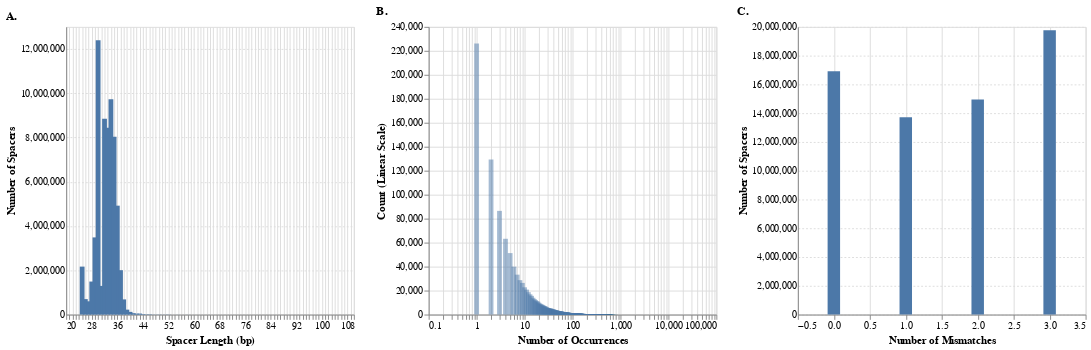

Notebook cell for this chart:
### Code cell
combined_chart

### Figure 1 — Vega-Lite specification as saved in the notebook (floating-point values rounded to 4 significant figures; data arrays with more than 128 entries replaced by an {"elided": "..."} marker saying what was removed)
{"config": {"view": {"continuousWidth": 300, "continuousHeight": 300}, "title": {"anchor": "start"}}, "hconcat": [{"data": {"name": "data-a8b8b0d739d11437005786cc213edbdf"}, "mark": {"type": "bar"}, "encoding": {"x": {"axis": {"grid": true, "tickCount": 100}, "field": "spacer_length", "title": "Spacer Length (bp)", "type": "quantitative"}, "y": {"axis": {"grid": true, "gridDash": [2, 2], "ticks": false, "title": "Number of Spacers"}, "field": "count", "type": "quantitative"}}, "title": "A."}, {"data": {"name": "data-7178956501f072c08d1a4c926ca41658"}, "mark": {"type": "bar", "opacity": 0.5}, "encoding": {"tooltip": [{"field": "n_occurrences", "type": "quantitative"}, {"field": "count", "type": "quantitative"}], "x": {"field": "n_occurrences", "scale": {"type": "log"}, "title": "Number of Occurrences", "type": "quantitative"}, "y": {"field": "count", "title": "Count (Linear Scale)", "type": "quantitative"}}, "title": "B."}, {"data": {"name": "data-dfb3388d3dce605bbf9e46454ad4e2ed"}, "mark": {"type": "bar", "width": 13}, "encoding": {"x": {"axis": {"grid": true, "tickCount": 6}, "field": "mismatches", "title": "Number of Mismatches", "type": "quantitative"}, "y": {"axis": {"grid": true, "gridDash": [2, 2], "ticks": false, "title": "Number of Spacers"}, "field": "count", "type": "quantitative"}}, "title": "C."}], "$schema": "https://vega.github.io/schema/vega-lite/v5.20.1.json", "datasets": {"data-a8b8b0d739d11437005786cc213edbdf": [{"spacer_length": 56, "count": 234}, {"spacer_length": 65, "count": 132}, {"spacer_length": 31, "count": 1294717}, {"spacer_length": 26, "count": 697774}, {"spacer_length": 70, "count": 770}, {"spacer_length": 86, "count": 65}, {"spacer_length": 57, "count": 34}, {"spacer_length": 63, "count": 141}, {"spacer_length": 77, "count": 2}, {"spacer_length": 39, "count": 222264}, {"spacer_length": 76, "count": 322}, {"spacer_length": 61, "count": 525}, {"spacer_length": 100, "count": 1}, {"spacer_length": 88, "count": 169}, {"spacer_length": 83, "count": 12}, {"spacer_length": 69, "count": 15}, {"spacer_length": 34, "count": 9731308}, {"spacer_length": 50, "count": 3053}, {"spacer_length": 25, "count": 2166330}, {"spacer_length": 72, "count": 3}, {"spacer_length": 74, "count": 1}, {"spacer_length": 58, "count": 1869}, {"spacer_length": 46, "count": 13977}, {"spacer_length": 29, "count": 3485725}, {"spacer_length": 40, "count": 120694}, {"spacer_length": 54, "count": 75}, {"spacer_length": 36, "count": 4920349}, {"spacer_length": 48, "count": 2261}, {"spacer_length": 27, "count": 597898}, {"spacer_length": 42, "count": 39832}, {"spacer_length": 55, "count": 2283}, {"spacer_length": 32, "count": 8842758}, {"spacer_length": 91, "count": 8}, {"spacer_length": 66, "count": 17}, {"spacer_length": 35, "count": 8029941}, {"spacer_length": 49, "count": 6358}, {"spacer_length": 64, "count": 718}, {"spacer_length": 60, "count": 65}, {"spacer_length": 52, "count": 6235}, {"spacer_length": 41, "count": 61382}, {"spacer_length": 53, "count": 206}, {"spacer_length": 28, "count": 1491380}, {"spacer_length": 38, "count": 684514}, {"spacer_length": 43, "count": 43841}, {"spacer_length": 37, "count": 2004767}, {"spacer_length": 33, "count": 8445668}, {"spacer_length": 30, "count": 12390524}, {"spacer_length": 51, "count": 2875}, {"spacer_length": 47, "count": 5644}, {"spacer_length": 68, "count": 463}, {"spacer_length": 97, "count": 2}, {"spacer_length": 82, "count": 13}, {"spacer_length": 85, "count": 185}, {"spacer_length": 45, "count": 9194}, {"spacer_length": 71, "count": 24}, {"spacer_length": 73, "count": 45}, {"spacer_length": 79, "count": 48}, {"spacer_length": 59, "count": 43}, {"spacer_length": 75, "count": 3}, {"spacer_length": 62, "count": 228}, {"spacer_length": 67, "count": 789}, {"spacer_length": 44, "count": 21816}, {"spacer_length": 94, "count": 7}], "data-7178956501f072c08d1a4c926ca41658": {"elided": "2481 records"}, "data-dfb3388d3dce605bbf9e46454ad4e2ed": [{"mismatches": 1, "count": 13724250}, {"mismatches": 2, "count": 14941587}, {"mismatches": 3, "count": 19765045}, {"mismatches": 0, "count": 16921714}]}}
